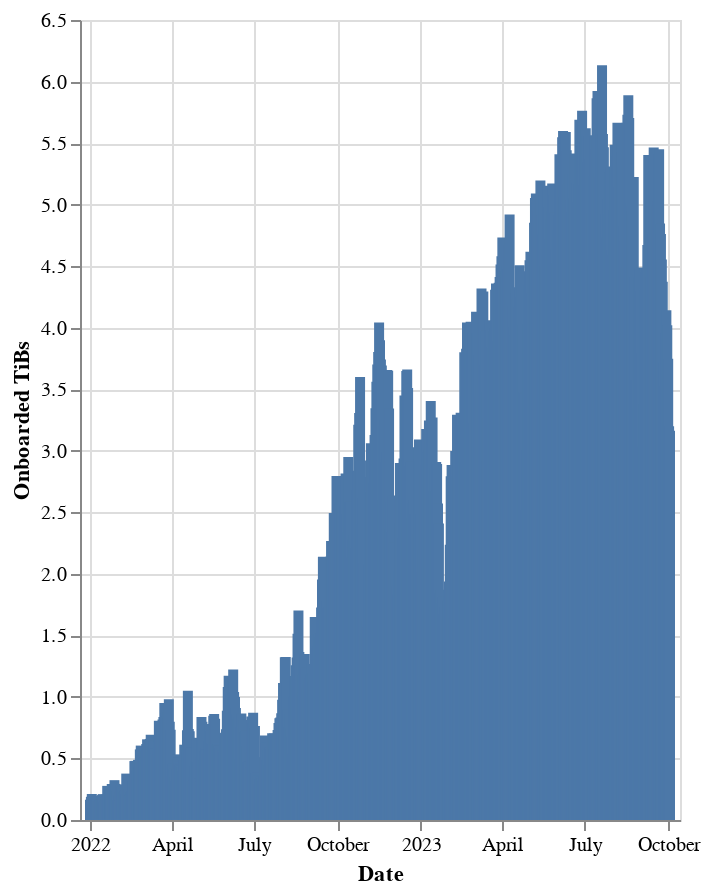

Write notebook code for a chart like this one.
### Markdown cell above
::: {layout="[ [3, 2] ]"}

### Code cell
# | output: true

display(Markdown(f"### Data Onboarding Rate"))

c = (
    alt.Chart(df)
    .mark_bar()
    .encode(
        x=alt.X("date:T", title="Date"),
        y=alt.Y("onboarded_tibs:Q", title="Onboarded TiBs"),
        tooltip=[
            alt.Tooltip("date:T", title="Date"),
            alt.Tooltip("onboarded_tibs:Q", title="Onboarded TiBs"),
        ],
    )
    .properties(width="container", height=400)
    .interactive(bind_y=False)
)

c.display()

### Figure 1 — Vega-Lite specification as saved in the notebook (floating-point values rounded to 4 significant figures; data arrays with more than 128 entries replaced by an {"elided": "..."} marker saying what was removed)
{"config": {"view": {"continuousWidth": 300, "continuousHeight": 300}}, "data": {"name": "data-33951b464ef7b12a82696bed0cf96e48"}, "mark": {"type": "bar"}, "encoding": {"tooltip": [{"field": "date", "title": "Date", "type": "temporal"}, {"field": "onboarded_tibs", "title": "Onboarded TiBs", "type": "quantitative"}], "x": {"field": "date", "title": "Date", "type": "temporal"}, "y": {"field": "onboarded_tibs", "title": "Onboarded TiBs", "type": "quantitative"}}, "height": 400, "params": [{"name": "param_1", "select": {"type": "interval", "encodings": ["x"]}, "bind": "scales"}], "width": "container", "$schema": "https://vega.github.io/schema/vega-lite/v5.15.1.json", "datasets": {"data-33951b464ef7b12a82696bed0cf96e48": {"elided": "641 records"}}}
